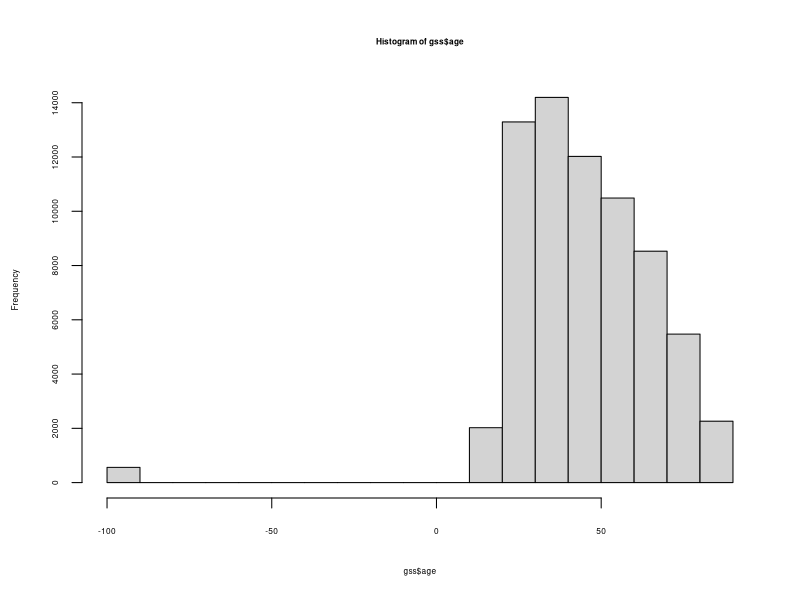
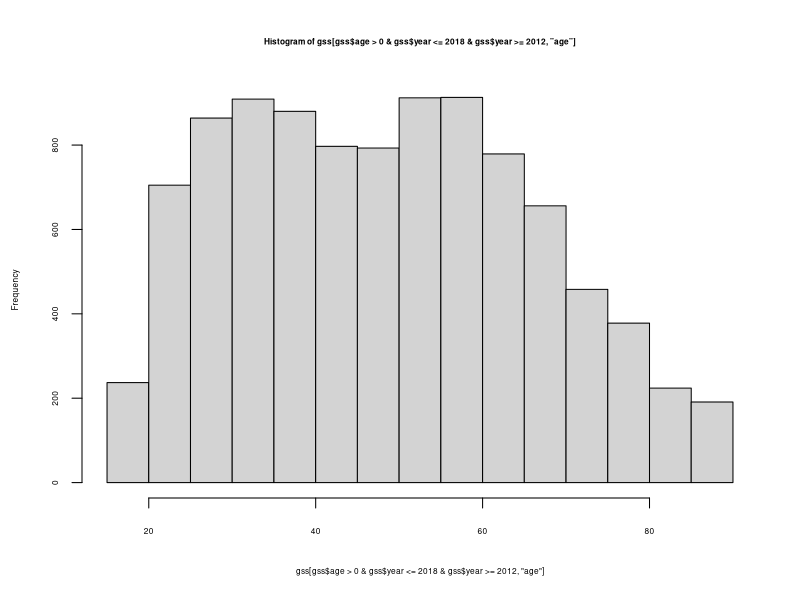
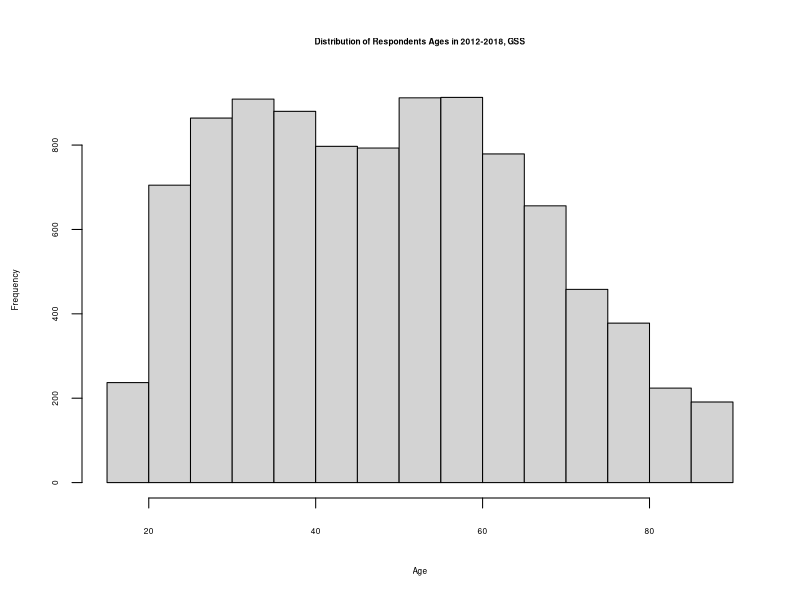
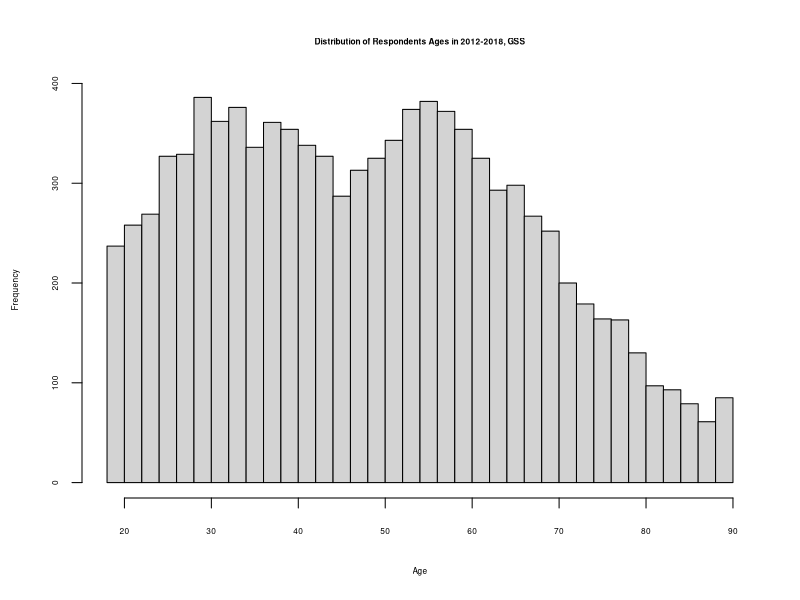
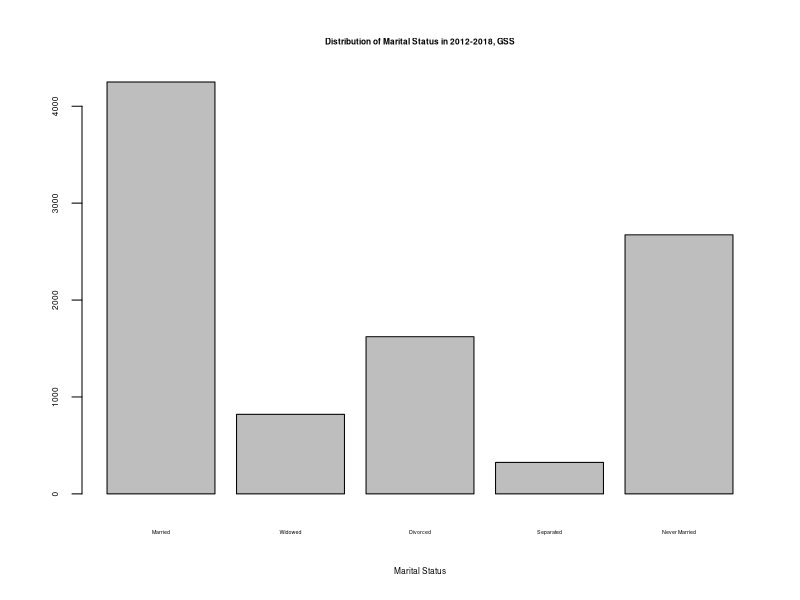
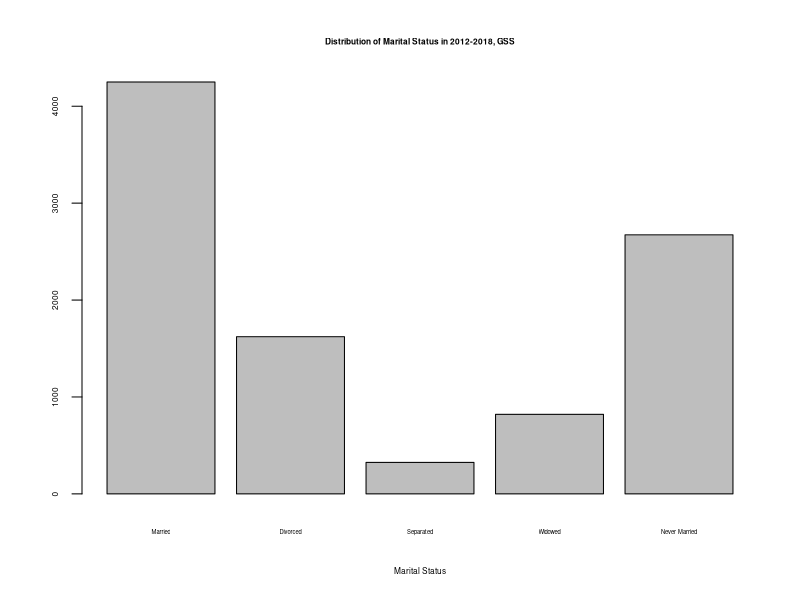

Generate these figures, in order, with R:
## ---- chunk 1
example_data <- data.frame(x = c(1, 3, 5, 7, 9, 1, 3, 5, 7, 9),
                          y = c(rep("Hello", 9), "NYU"),
                          z = rep(c(TRUE, FALSE), 5))
## ---- chunk 2
example_data
## ---- chunk 3
getwd()
## ---- chunk 4
## set working directory
setwd("~/Dropbox/Teaching/Week 2")

## read the file
gss <- read.csv("GSS_SOCUA_W2.csv")
## ---- chunk 5
head(gss, n=5)
## ---- chunk 6
tail(gss, n=5)
## ---- chunk 7
str(gss)
## ---- chunk 8
colnames(gss)
## ---- chunk 9
min(gss$sibs)
max(gss$sibs)
## ---- chunk 10
unique(gss$marital)
## ---- chunk 11
dim(gss)
nrow(gss)
ncol(gss)
## ---- chunk 12
mean(gss$sibs)
median(gss$sibs)
var(gss$sibs)
## ---- chunk 13
var(c(1,2,3))
## ---- chunk 14
mean(gss[gss$sibs>=0,"sibs"])
## ---- chunk 15
library(dplyr)
gss %>% filter(sibs>0) %>% summarize(sibs_mean = mean(sibs))
## ---- chunk 16
hist(gss$age, cex.lab=0.5, cex.axis=0.5, cex.main=0.5, cex.sub=0.5)
## ---- chunk 17
hist(gss[gss$age>0 & gss$year<=2018 & gss$year>=2012,"age"],
     cex.lab=0.5, cex.axis=0.5, cex.main=0.5, cex.sub=0.5)
## ---- chunk 18
hist(gss[gss$age>0 & gss$year<=2018 & gss$year>=2012,"age"],
     main = "Distribution of Respondents Ages in 2012-2018, GSS", 
     xlab = "Age",
     cex.lab=0.5, cex.axis=0.5, cex.main=0.5, cex.sub=0.5)
## ---- chunk 19
hist(gss[gss$age>0 & gss$year<=2018 & gss$year>=2012,"age"],
     main = "Distribution of Respondents Ages in 2012-2018, GSS", xlab = "Age",
     cex.lab=0.5, cex.axis=0.5, cex.main=0.5, cex.sub=0.5,
     breaks = 30)
## ---- chunk 20
## create a count summary in each category by function `table`
counts <- table(gss[gss$age>0 & gss$year<=2018 &
           gss$year>=2012 & gss$marital>=0, "marital"])
counts
## ---- chunk 21
barplot(counts, main="Distribution of Marital Status in 2012-2018, GSS",
   xlab="Marital Status",
   names.arg=c("Married", "Widowed", "Divorced", "Separated", 
               "Never Married"),
   cex.lab=0.5, cex.axis=0.5, cex.main=0.5, cex.sub=0.5, cex.names=0.32)
## ---- chunk 22
gss$marital <- factor(gss$marital,levels = c(1,3,4,2,5))
counts <- table(gss[gss$age>0 & gss$year<=2018 &
           gss$year>=2012, "marital"])
## ---- chunk 23
barplot(counts, main="Distribution of Marital Status in 2012-2018, GSS",
   xlab="Marital Status",
   names.arg=c("Married", "Divorced", "Separated", "Widowed", "Never Married"),
   cex.lab=0.5, cex.axis=0.5, cex.main=0.5, cex.sub=0.5, cex.names=0.35)
